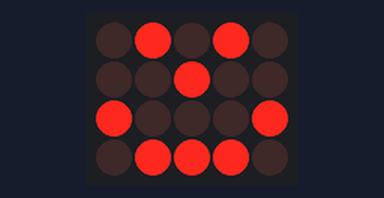
Bench run of a sketch on a simulated Arduino Uno, built with avr-gcc and run on an emulated ATmega328P. Shown: 5×4 LED matrix. Wiring (inferred from the names in the program): LED matrix (orientation assumed): rows pin 8, pin 10, pin 11, pin 12; columns pin 2, pin 3, pin 4, pin 5, pin 6.

Above: at 0.1 s.

The sketch:

LED_5x5v2.ino
```cpp
int rows[5] = {8, 9, 10, 11, 12}; //pin numbers
int cols[5] = {2, 3, 4, 5, 6}; //pin numbers

//0 is off, 1 is on
//a sketch for a smiley face
int smileyFace[5][5] = {
  {0, 1, 0, 1, 0},
  {0, 0, 0, 0, 0},
  {0, 0, 1, 0, 0},
  {1, 0, 0, 0, 1},
  {0, 1, 1, 1, 0}
};

int sadFace[5][5] = {
  {1, 0, 0, 0, 1},
  {0, 0, 0, 0, 0},
  {0, 0, 1, 0, 0},
  {0, 1, 1, 1, 0},
  {1, 0, 0, 0, 1}
};

int heart[5][5] = {
  {0, 1, 0, 1, 0},
  {1, 1, 1, 1, 1},
  {1, 1, 1, 1, 1},
  {0, 1, 1, 1, 0},
  {0, 0, 1, 0, 0}
};

int alligator[5][5] = {
  {0, 1, 1, 1, 0},
  {1, 1, 0, 1, 1},
  {0, 0, 1, 1, 1},
  {1, 1, 1, 1, 1},
  {0, 1, 1, 1, 0}
};


long previousMillis = 0;
long interval = 1000;

void setup() {

  //initialize pins
  for(int i = 0; i < 5; i++) {
    pinMode(rows[i], OUTPUT);
    pinMode(cols[i], OUTPUT);
  }
}

void loop() {
  drawFigure(smileyFace);
}

void drawFigure(int figure[5][5]) {
  //initializes the current milliseconds since the program started
  unsigned long currentMillis = millis();

  //repeatedly lights up the LEDs per the predetermined pattern
  //until the milliseconds reaches the interval
  while(currentMillis - previousMillis < interval) {
    for(int i = 0; i < 5; i++){
      for(int j = 0; j < 5; j++) {
        //if the row is on, set the column to low
        //and turn switch the LED off after a 1 millisecond delay
        if(figure[i][j] == 1) {
          digitalWrite(rows[i], HIGH);
          digitalWrite(cols[j], LOW);
          delay(1);
          digitalWrite(cols[j], HIGH);
          digitalWrite(rows[i], LOW);
        }
      }
    }
    //reset current milliseconds
    currentMillis = millis();
  }

  //reset the previous milliseconds to in order to
  //draw another figure.
  previousMillis = currentMillis;
}

void drawInverseFigure(int figure[5][5]) {
  //initializes the current milliseconds since the program started
  unsigned long currentMillis = millis();

  //repeatedly lights up the LEDs per the predetermined pattern
  //until the milliseconds reaches the interval
  while(currentMillis - previousMillis < interval) {
    for(int i = 0; i < 5; i++){
      for(int j = 0; j < 5; j++) {
        //if the row is on, set the column to low
        //and turn switch the LED off after a 1 millisecond delay
        if(figure[i][j] == 0) {
          digitalWrite(rows[i], HIGH);
          digitalWrite(cols[j], LOW);
          delay(1);
          digitalWrite(cols[j], HIGH);
          digitalWrite(rows[i], LOW);
        }
      }
    }
    //reset current milliseconds
    currentMillis = millis();
  }

  //reset the previous milliseconds to in order to
  //draw another figure.
  previousMillis = currentMillis;
}
```
